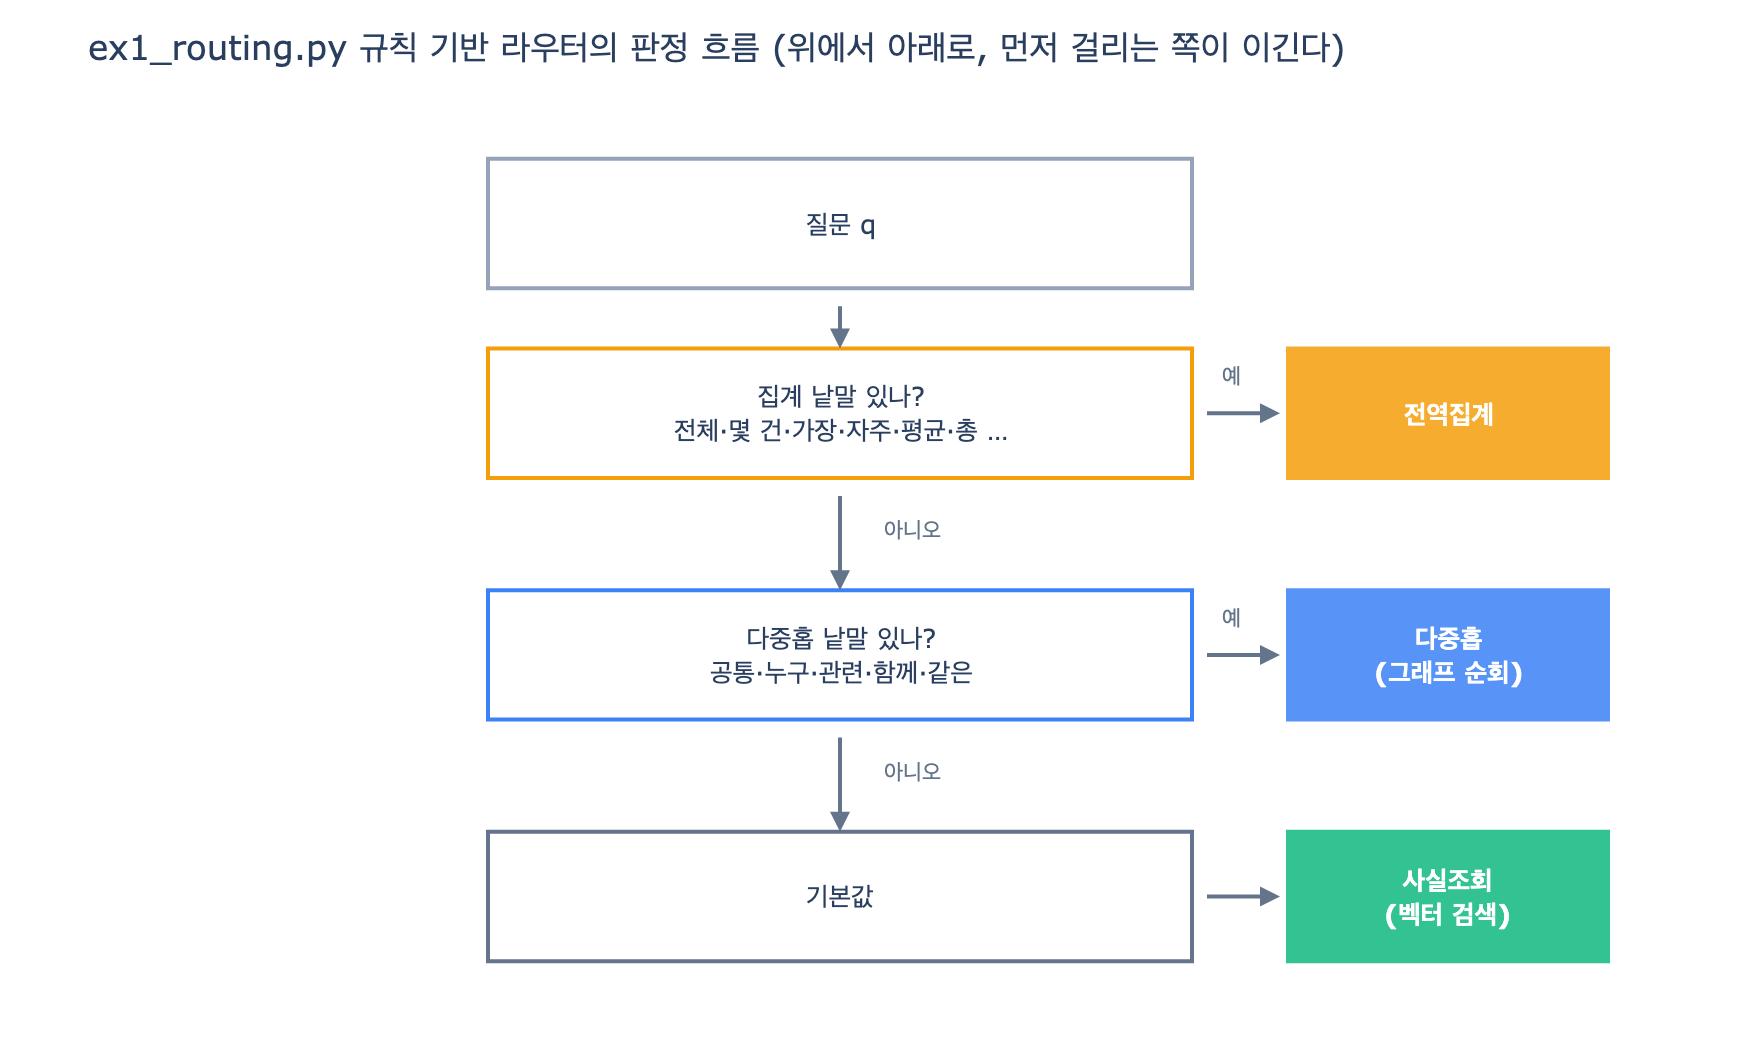

The script that drew this image:
# %% [markdown]
# # `ex1_routing.py`의 규칙 기반 라우터는 어떻게 판정하는가?
#
# 17장 예제 1의 라우터는 LLM도, 분류 모델도 아니다. **낱말 목록 두 개와 `if` 두 줄**이 전부다.
#
# 판정 순서:
#
# 1. 질문에 **집계 낱말**("전체", "몇 건", "가장", "자주", "평균", "총" …)이 하나라도 있으면 → **전역집계**
# 2. 아니면 **다중홉 낱말**("공통", "누구", "관련", "함께", "같은")이 있으면 → **다중홉**
# 3. 둘 다 없으면 → **사실조회** (기본값, 벡터 검색으로)
#
# 순서가 곧 우선순위다. 두 목록의 낱말이 동시에 있으면 먼저 검사하는 전역집계가 이긴다.

# %%
# 필요 패키지: plotly, kaleido (시각화 셀에만 필요, 라우터 자체는 의존성 없음)
import os


def _show(fig):
    try:
        from IPython import get_ipython
        if get_ipython() is not None:  # VSCode 셀/Jupyter에서만 렌더링
            fig.show()
    except ImportError:
        pass


# ex1_routing.py의 라우터를 그대로 옮겨온다
AGG_WORDS = ["전체", "몇 건", "가장", "자주", "평균", "총", "별로", "추세", "반복"]
MULTI_WORDS = ["공통", "누구", "관련", "함께", "같은"]


def route(q):
    if any(w in q for w in AGG_WORDS):      # 1순위: 집계 낱말 → 전역집계
        return "전역집계"
    if any(w in q for w in MULTI_WORDS):    # 2순위: 다중홉 낱말 → 다중홉
        return "다중홉"
    return "사실조회"                        # 3순위: 나머지 전부 → 사실조회(벡터)


print("AGG_WORDS  :", AGG_WORDS)
print("MULTI_WORDS:", MULTI_WORDS)
# 출력: AGG_WORDS  : ['전체', '몇 건', '가장', '자주', '평균', '총', '별로', '추세', '반복']
# 출력: MULTI_WORDS: ['공통', '누구', '관련', '함께', '같은']

# %% [markdown]
# ## 질문을 넣어 보면
#
# 어떤 낱말이 걸려서 어느 엔진으로 갔는지 추적해 본다.

# %%
def route_traced(q):
    """route()와 같은 판정 + 어떤 낱말이 걸렸는지 반환"""
    hit = [w for w in AGG_WORDS if w in q]
    if hit:
        return "전역집계", hit
    hit = [w for w in MULTI_WORDS if w in q]
    if hit:
        return "다중홉", hit
    return "사실조회", []


questions = [
    "재고 서비스 장애 원인은?",              # 아무 낱말도 없음
    "전체 장애 중 가장 잦은 원인은?",        # 집계 낱말 2개
    "타임아웃 장애는 몇 건인가?",            # "몇 건"
    "김지훈과 함께 일한 담당자는 누구?",     # 다중홉 낱말 2개
    "커넥션 풀 관련 문서를 공통으로 다룬 사람은?",  # 다중홉 낱말 2개
    "가장 자주 함께 등장한 원인은?",         # 집계+다중홉 동시 → 집계가 이김
]

print(f"{'질문':<32} {'라우팅':<8} 걸린 낱말")
print("-" * 60)
for q in questions:
    r, hit = route_traced(q)
    print(f"{q:<32} {r:<8} {hit or '(없음 → 기본값)'}")
# 출력: 재고 서비스 장애 원인은?                 사실조회     (없음 → 기본값)
# 출력: 전체 장애 중 가장 잦은 원인은?           전역집계     ['전체', '가장']
# 출력: 타임아웃 장애는 몇 건인가?               전역집계     ['몇 건']
# 출력: 김지훈과 함께 일한 담당자는 누구?         다중홉      ['누구', '함께']
# 출력: 커넥션 풀 관련 문서를 공통으로 다룬 사람은?    다중홉      ['공통', '관련']
# 출력: 가장 자주 함께 등장한 원인은?            전역집계     ['가장', '자주']

# %% [markdown]
# 마지막 질문이 핵심이다. "함께"(다중홉 낱말)가 있어도 "가장", "자주"(집계 낱말)가
# **먼저 검사되므로** 전역집계로 간다. `if`의 순서가 곧 우선순위 설계다.
#
# ## 이 라우터의 약점 — 낱말이 없으면 무조건 사실조회
#
# 집계 의도인데 집계 낱말을 안 쓴 질문은 그대로 벡터 검색(사실조회)으로 흘러간다.
# 그러면 빈 답이 아니라 **그럴듯한 오답**이 나온다 — 이게 17.2절의 요지다.

# %%
tricky = [
    ("장애 원인 순위를 알려줘", "전역집계"),      # '순위'는 목록에 없음
    ("타임아웃 건수는?", "전역집계"),             # '건수'만으로는 안 걸림
    ("두 사람이 겹치는 문서는?", "다중홉"),       # '겹치는'은 목록에 없음
]

for q, real in tricky:
    r = route(q)
    mark = "정상" if r == real else f"오라우팅! (실제 의도: {real})"
    print(f"«{q}» → {r:<6} {mark}")
# 출력: «장애 원인 순위를 알려줘» → 사실조회   오라우팅! (실제 의도: 전역집계)
# 출력: «타임아웃 건수는?» → 사실조회   오라우팅! (실제 의도: 전역집계)
# 출력: «두 사람이 겹치는 문서는?» → 사실조회   오라우팅! (실제 의도: 다중홉)

# %% [markdown]
# ## 판정 흐름 시각화
#
# 질문 하나가 세 단계 필터를 차례로 통과하는 구조를 그림으로 본다.

# %%
import plotly.graph_objects as go

fig = go.Figure()

# 판정 단계 상자 (위 → 아래)
steps = [
    (0.5, 0.90, "질문 q", "#94a3b8"),
    (0.5, 0.68, "집계 낱말 있나?<br>전체·몇 건·가장·자주·평균·총 …", "#f59e0b"),
    (0.5, 0.40, "다중홉 낱말 있나?<br>공통·누구·관련·함께·같은", "#3b82f6"),
    (0.5, 0.12, "기본값", "#64748b"),
]
engines = [
    (0.88, 0.68, "전역집계", "#f59e0b"),
    (0.88, 0.40, "다중홉<br>(그래프 순회)", "#3b82f6"),
    (0.88, 0.12, "사실조회<br>(벡터 검색)", "#10b981"),
]

for x, y, label, color in steps:
    fig.add_shape(type="rect", x0=x - 0.22, x1=x + 0.22, y0=y - 0.075, y1=y + 0.075,
                  line=dict(color=color, width=2), fillcolor="white")
    fig.add_annotation(x=x, y=y, text=label, showarrow=False, font=dict(size=13))

for x, y, label, color in engines:
    fig.add_shape(type="rect", x0=x - 0.10, x1=x + 0.10, y0=y - 0.075, y1=y + 0.075,
                  line=dict(color=color, width=2), fillcolor=color, opacity=0.85)
    fig.add_annotation(x=x, y=y, text=f"<b>{label}</b>", showarrow=False,
                       font=dict(size=13, color="white"))

# 세로 화살표 (아니오 경로)
for y0, y1 in [(0.825, 0.755), (0.605, 0.475), (0.325, 0.195)]:
    fig.add_annotation(x=0.5, y=y1, ax=0.5, ay=y0, xref="x", yref="y",
                       axref="x", ayref="y", showarrow=True,
                       arrowhead=2, arrowwidth=2, arrowcolor="#64748b")
fig.add_annotation(x=0.545, y=0.545, text="아니오", showarrow=False, font=dict(size=11, color="#64748b"))
fig.add_annotation(x=0.545, y=0.265, text="아니오", showarrow=False, font=dict(size=11, color="#64748b"))

# 가로 화살표 (예 경로 / 기본값)
for y, txt in [(0.68, "예"), (0.40, "예"), (0.12, "")]:
    fig.add_annotation(x=0.775, y=y, ax=0.725, ay=y, xref="x", yref="y",
                       axref="x", ayref="y", showarrow=True,
                       arrowhead=2, arrowwidth=2, arrowcolor="#64748b")
    if txt:
        fig.add_annotation(x=0.745, y=y + 0.045, text=txt, showarrow=False,
                           font=dict(size=11, color="#64748b"))

fig.update_layout(
    title="ex1_routing.py 규칙 기반 라우터의 판정 흐름 (위에서 아래로, 먼저 걸리는 쪽이 이긴다)",
    xaxis=dict(visible=False, range=[0, 1.05]),
    yaxis=dict(visible=False, range=[0, 1.02]),
    width=880, height=520, plot_bgcolor="white", margin=dict(l=20, r=20, t=60, b=20),
)

_show(fig)
_here = os.path.dirname(os.path.abspath(__file__)) if "__file__" in globals() else "."
fig.write_image(os.path.join(_here, "expy.png"), scale=2)
print("expy.png 저장 완료")
# 출력: expy.png 저장 완료

# %% [markdown]
# ## 정리
#
# - 판정은 **부분 문자열 매칭 두 번**이다: `any(w in q for w in AGG_WORDS)` → 전역집계,
#   `any(w in q for w in MULTI_WORDS)` → 다중홉, 나머지는 사실조회.
# - 검사 순서가 우선순위다: 집계 낱말이 다중홉 낱말보다 먼저 이긴다.
# - 목록에 없는 표현("순위", "건수", "겹치는")은 전부 사실조회로 새고, 벡터 엔진이
#   **그럴듯한 오답**을 낸다. 그래서 본문은 "규칙으로 먼저 거르고, 애매한 것만 모델에게
#   보내고, 결과를 캐시하라"고 말한다.
